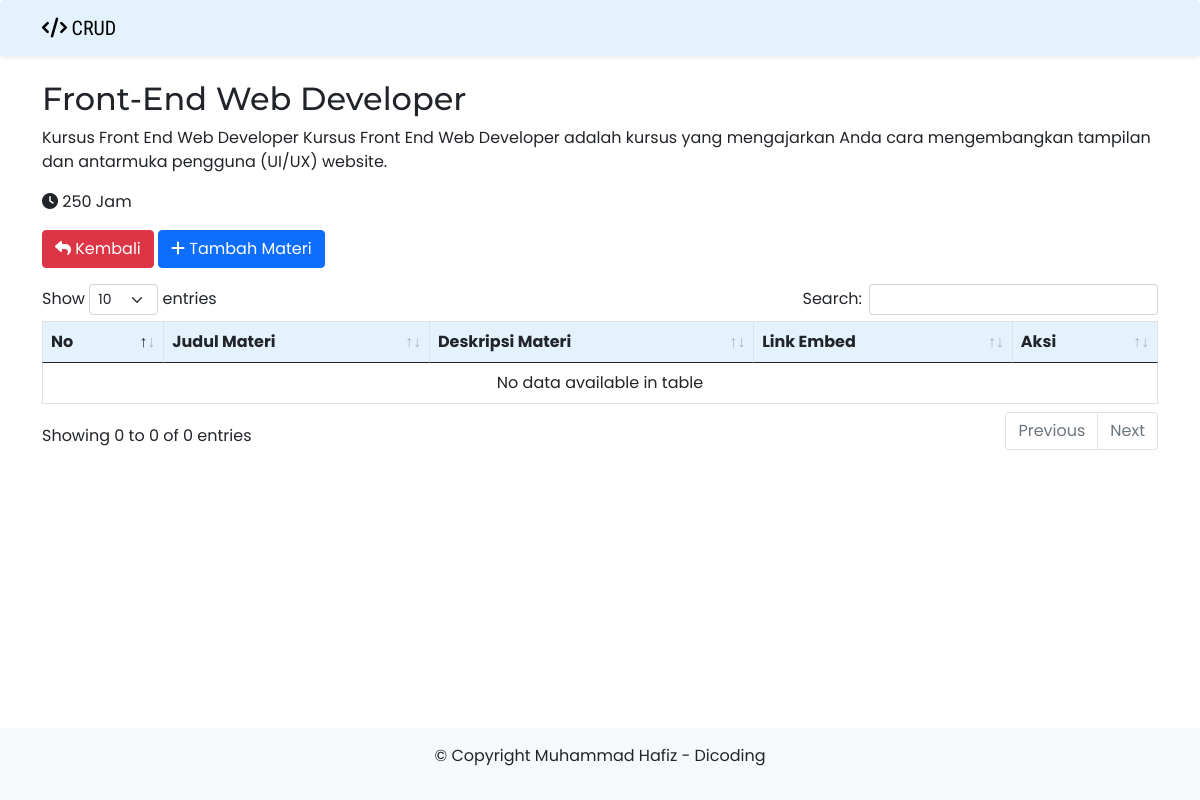
Screenshot of /materi.php?id_course=11 with the database file from the repository.
### tables this page shows
CREATE TABLE `tb_courses` (
  `id_course` int(11) NOT NULL,
  `title` varchar(255) NOT NULL,
  `description` text NOT NULL,
  `duration` varchar(50) NOT NULL
);

### materi.php (the view, shortened to what this page needs)
<?php
include 'koneksi.php';
$id_course = $_GET['id_course'];
$query = "SELECT * FROM tb_courses WHERE id_course = '$id_course';";
$sql_course = mysqli_query($conn, $query);
$course = mysqli_fetch_assoc($sql_course);
?>
<!DOCTYPE html>
<html>
<head>
	<link href="https://cdn.jsdelivr.net/npm/bootstrap@5.0.2/dist/css/bootstrap.min.css" rel="stylesheet">
	<link rel="stylesheet" href="https://cdnjs.cloudflare.com/ajax/libs/font-awesome/6.5.1/css/all.min.css" />
    <link rel="stylesheet" type="text/css" href="css/style.css">
	<link rel="stylesheet" type="text/css" href="datatables/datatables.css"/>
</head>
<body>
    <nav class="navbar navbar-expand-lg bg-body-tertiary shadow-sm rounded" style="background-color: #e3f2fd;">
		<div class="container container-fluid">
		    <a class="navbar-brand" href="#"> <i class="fa-solid fa-code"></i> CRUD</a>
		</div>
	</nav>
    <div class="container mt-4">
        <h2 class="mb-2"><?php echo $course['title']; ?></h2>
        <p><?php echo $course['description']; ?></p>
        <p><i class="fa-solid fa-clock"></i>  <?php echo $course['duration']; ?></p>
        <a href="index.php" type="button" class="btn btn-danger mb-3">
            <i class="fa fa-reply" aria-hidden="true"></i> Kembali
        </a>
        <a href="kelola_materi.php?id_course=<?php echo $id_course; ?>" type="button" class="btn btn-primary mb-3">
            <i class="fa fa-plus"></i> Tambah Materi
        </a>
        <table id="dt_material" class="table table-bordered table-hover">
            <thead>
                <tr>
                    <th>No</th>
                    <th>Judul Materi</th>
                    <th>Deskripsi Materi</th>
                    <th>Link Embed</th>
                    <th>Aksi</th>
                </tr>
            </thead>
            <tbody>
            </tbody>
        </table>
    </div>
    <footer>
        <p>&copy; Copyright Muhammad Hafiz - Dicoding</p>
    </footer>
</body>
</html>

### css/style.css (style rules this page uses)
body { font-family: "Poppins", sans-serif; display: flex; flex-direction: column; min-height: 100vh; }
h2 { font-family: "Montserrat", serif; }
.navbar-brand { font-family: "Roboto Condensed", cursive; color: black; }
thead { background-color: #e3f2fd; }
footer { background-color: #f7f8fc; padding: 1rem 0; position: relative; margin-top: auto; }
footer p { text-align: center; }

### datatables/datatables.css (style rules this page uses)
table.dataTable { clear: both; margin-top: 6px !important; margin-bottom: 6px !important; max-width: none !important; border-collapse: separate !important; border-spacing: 0; }
table.dataTable td, table.dataTable th { -webkit-box-sizing: content-box; box-sizing: content-box; }
table.dataTable > thead > tr > th:not(.sorting_disabled), table.dataTable > thead > tr > td:not(.sorting_disabled) { padding-right: 30px; }
table.dataTable > thead .sorting, table.dataTable > thead .sorting_asc, table.dataTable > thead .sorting_desc, table.dataTable > thead .sorting_asc_disabled, table.dataTable > thead .sorting_desc_disabled { cursor: pointer; position: relative; }
table.dataTable > thead .sorting:before, table.dataTable > thead .sorting:after, table.dataTable > thead .sorting_asc:before, table.dataTable > thead .sorting_asc:after, table.dataTable > thead .sorting_desc:before, table.dataTable > thead .sorting_desc:after, table.dataTable > thead .sorting_asc_disabled:before, table.dataTable > thead .sorting_asc_disabled:after, table.dataTable > thead .sorting_desc_disabled:before, table.dataTable > thead .sorting_desc_disabled:after { position: absolute; bottom: 0.5em; display: block; opacity: 0.3; }
table.dataTable > thead .sorting:before, table.dataTable > thead .sorting_asc:before, table.dataTable > thead .sorting_desc:before, table.dataTable > thead .sorting_asc_disabled:before, table.dataTable > thead .sorting_desc_disabled:before { right: 1em; content: "↑"; }
table.dataTable > thead .sorting:after, table.dataTable > thead .sorting_asc:after, table.dataTable > thead .sorting_desc:after, table.dataTable > thead .sorting_asc_disabled:after, table.dataTable > thead .sorting_desc_disabled:after { right: 0.5em; content: "↓"; }
table.dataTable > thead .sorting_asc:before, table.dataTable > thead .sorting_desc:after { opacity: 1; }
table.table-bordered.dataTable { border-right-width: 0; }
table.table-bordered.dataTable thead tr:first-child th, table.table-bordered.dataTable thead tr:first-child td { border-top-width: 1px; }
table.table-bordered.dataTable th, table.table-bordered.dataTable td { border-left-width: 0; }
table.table-bordered.dataTable th:first-child, table.table-bordered.dataTable th:first-child, table.table-bordered.dataTable td:first-child, table.table-bordered.dataTable td:first-child { border-left-width: 1px; }
table.table-bordered.dataTable th:last-child, table.table-bordered.dataTable th:last-child, table.table-bordered.dataTable td:last-child, table.table-bordered.dataTable td:last-child { border-right-width: 1px; }
table.table-bordered.dataTable th, table.table-bordered.dataTable td { border-bottom-width: 1px; }

### rows the page displays
tb_courses: title "Front-End Web Developer", description "Kursus Front End Web Developer Kursus Front End Web Developer adalah kursus yang mengajarkan Anda cara mengembangkan tampilan dan antarmuka pengguna (UI/UX) website.", duration "250 Jam"
